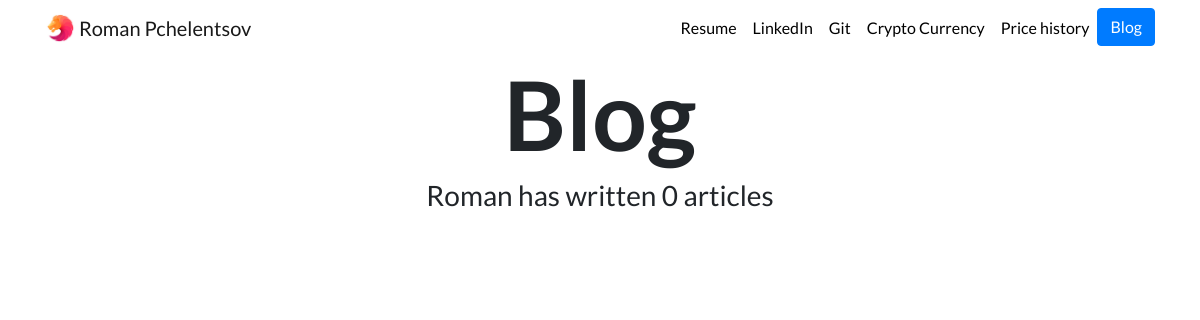
/blog/, run on an earlier commit of the app's database.
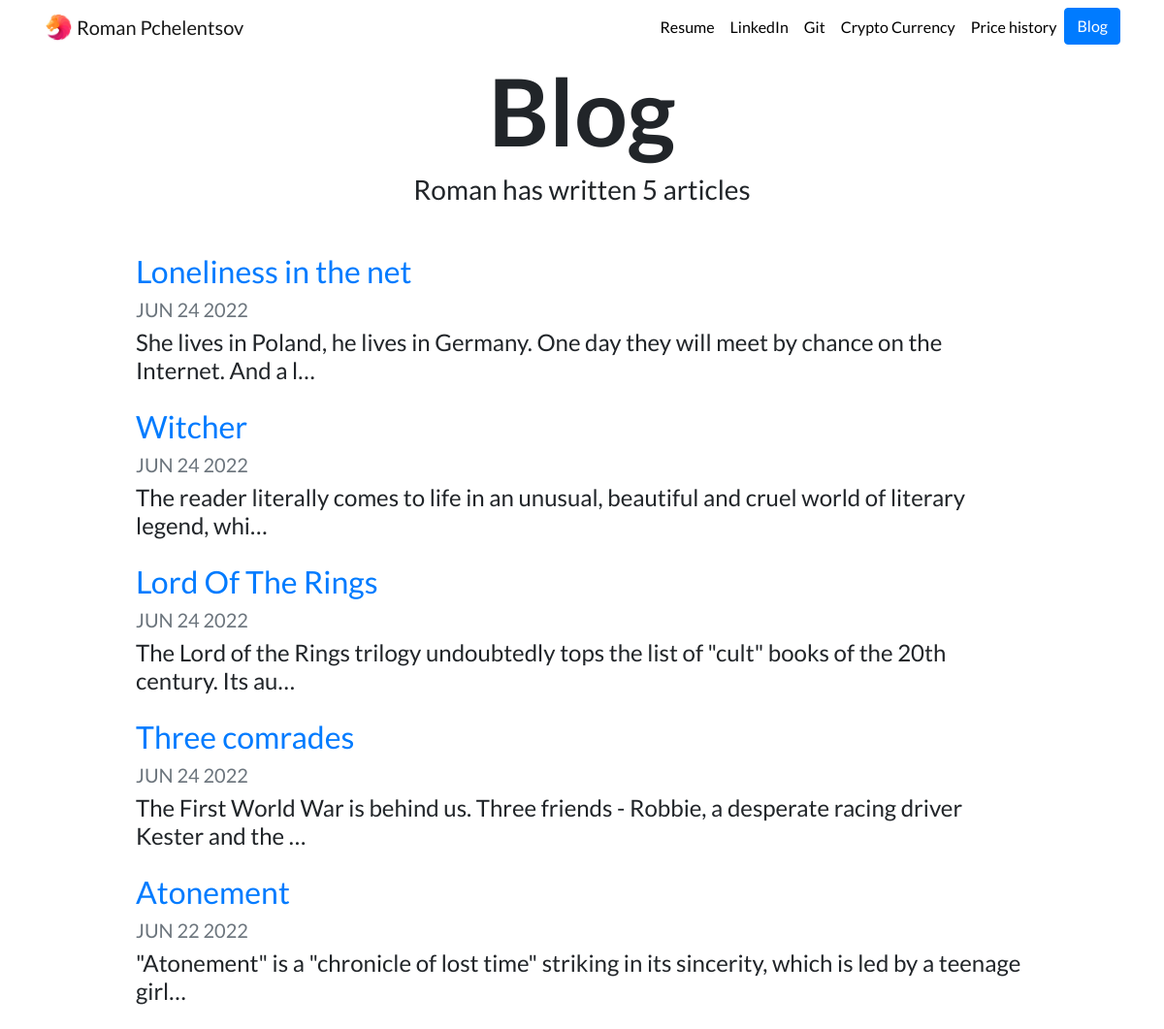
And on a later commit of the database.
### blog/models.py (models this page shows, shortened)
class Article(models.Model):
    title = models.CharField(max_length=80)
    data = models.DateField()
    description = models.TextField()

### blog/views.py (the view)
# urls.py: path('', views.all_blogs, name='all_blogs'),
def all_blogs(request):
    articles = Article.objects.order_by('-data')[:5]
    return render(request, 'blog/all_blogs.html', {'articles':articles})

### blog/templates/blog/all_blogs.html
{% extends "portfolio/base.html" %}
{% load static %}
{% block content %}
<h1 id="blogtitle" class="font-weight-bold text-center">Blog</h1>
<h3 class="text-center mb-5">Roman has written {{ articles.count }} article{{ articles.count|pluralize }}</h3>
{% for article in articles %}
<div class="row justify-content-center my-3">
  <div class="col-md-10">
    <a href="{% url 'article:detail' article.id %}">
      <h2>{{ article.title }}</h2>
    </a>
    <h5 class="text-muted">{{ article.data|date:'M d Y'|upper }}</h5>
    <h4>{{ article.description|striptags|truncatechars:100 }}</h4>
  </div>
</div>
{% endfor %}
{% endblock %}

What changed in the data, as far as the page shows it:
added Article: title "Loneliness in the net", data "JUN 24 2022", description "She lives in Poland, he lives in Germany. One day they will meet by chance on the Internet. And a l…"
added Article: title "Witcher", data "JUN 24 2022", description "The reader literally comes to life in an unusual, beautiful and cruel world of literary legend, whi…"
added Article: title "Lord Of The Rings", data "JUN 24 2022", description "The Lord of the Rings trilogy undoubtedly tops the list of \"cult\" books of the 20th century. Its au…"
added Article: title "Three comrades", data "JUN 24 2022", description "The First World War is behind us. Three friends - Robbie, a desperate racing driver Kester and the …"
added Article: title "Atonement", data "JUN 22 2022", description "\"Atonement\" is a \"chronicle of lost time\" striking in its sincerity, which is led by a teenage girl…"
Also different on the page:
{{ articles.count }}: "0" → "5"
